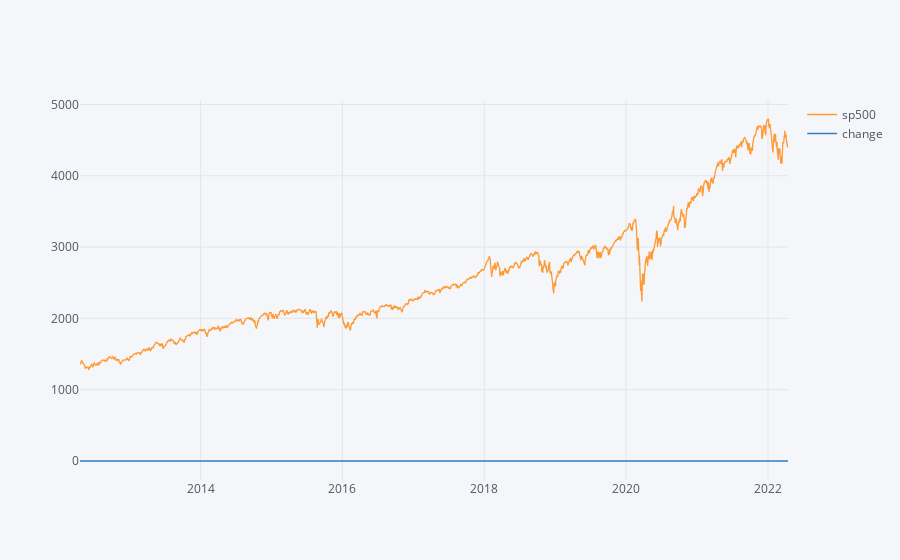

The cell this chart's notebook holds for it:
### Code cell
plyo.iplot(
    sp5.iplot(asFigure=True)
)

### Figure 1 — Plotly figure (JSON) as saved in the notebook; plotly's stock layout.template omitted (floating-point values rounded to 4 significant figures; data arrays with more than 128 entries replaced by an {"elided": "..."} marker saying what was removed)
{"data": [{"line": {"color": "rgba(255, 153, 51, 1.0)", "dash": "solid", "shape": "linear", "width": 1.3}, "mode": "lines", "name": "sp500", "text": "", "type": "scatter", "x": {"elided": "2424 str values"}, "y": {"elided": "2424 float values"}}, {"line": {"color": "rgba(55, 128, 191, 1.0)", "dash": "solid", "shape": "linear", "width": 1.3}, "mode": "lines", "name": "change", "text": "", "type": "scatter", "x": {"elided": "2424 str values"}, "y": {"elided": "2424 float values"}}], "layout": {"legend": {"bgcolor": "#F5F6F9", "font": {"color": "#4D5663"}}, "paper_bgcolor": "#F5F6F9", "plot_bgcolor": "#F5F6F9", "title": {"font": {"color": "#4D5663"}}, "xaxis": {"gridcolor": "#E1E5ED", "showgrid": true, "tickfont": {"color": "#4D5663"}, "title": {"font": {"color": "#4D5663"}, "text": ""}, "zerolinecolor": "#E1E5ED"}, "yaxis": {"gridcolor": "#E1E5ED", "showgrid": true, "tickfont": {"color": "#4D5663"}, "title": {"font": {"color": "#4D5663"}, "text": ""}, "zerolinecolor": "#E1E5ED"}}}
